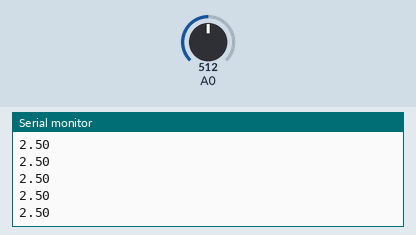
This sketch was run on a simulated Arduino Uno, built with avr-gcc and run on an emulated ATmega328P. Parts: the last lines printed to the serial monitor. The test bench sets the inputs (shaded band); at power-on: A0 = 512.

Above: at 1.2 s.
1.3 s: A0 set to 716
At 1.31 s:
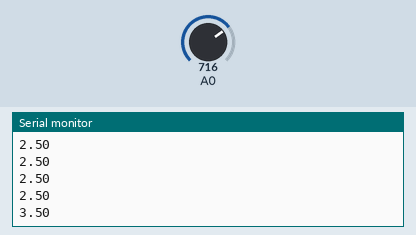
2.8 s: A0 set to 900
At 2.82 s:
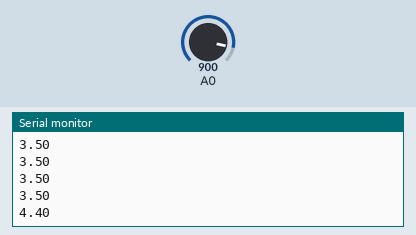
Timing chart, 0 to 5.8 s (numbered marks = the images above; inputs shaded):
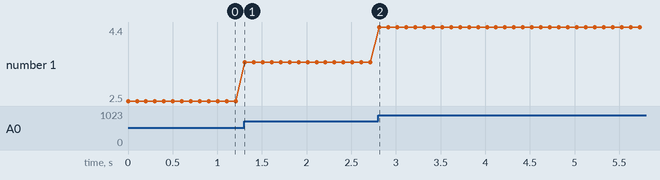

The sketch:

CDS.ino
```cpp
void setup() {
  Serial.begin(9600);//シリアル通信を9600bpsで初期化
}

void loop() {
  int analog_data;
  float voltage;

  analog_data = analogRead(0);//アナログ0番ピンの入力状態をanalog_dataに代入

  voltage = float(analog_data) * (5.0/1023.0);//A/D値から電圧値を算出
  Serial.println(voltage);//「voltage」を送信
  delay(100);//1000msec待機(1秒待機)
}
```

Measured:
- after the input at 1.3 s, the serial monitor: prints a new line at once (image 1)
- after the input at 2.8 s, the serial monitor: prints a new line at once (image 2)
- plotted number 1: 2.5 → 3.5 after the input at 1.3 s, 3.5 → 4.4 after the input at 2.8 s
